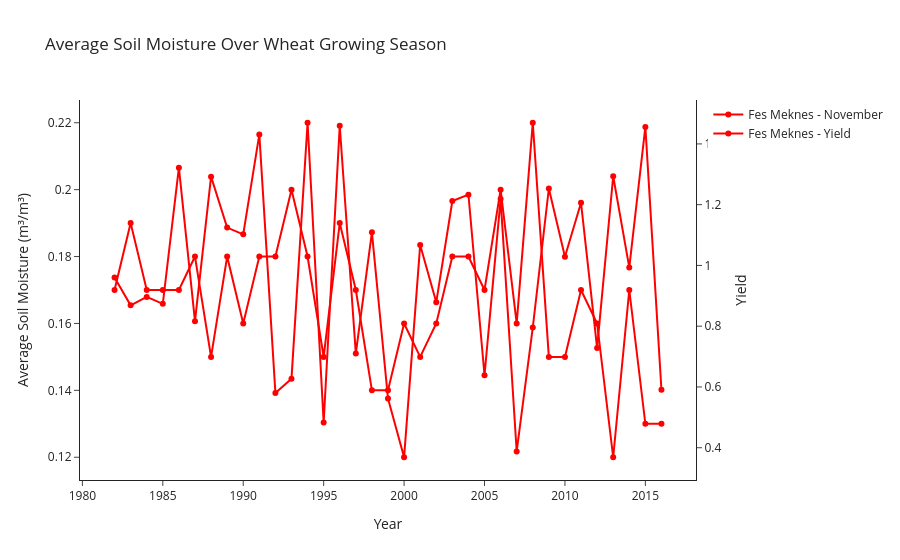

Write notebook code for a chart like this one.
### Code cell
import pandas as pd
import plotly.graph_objs as go

# List of Excel file names and corresponding regions
excel_files = [
    'SM_1979_2019/SM_Marrakech_safi_wheat_growing_1982_2016_season.xlsx',
    'SM_1979_2019/SM_Beni Mellal_Khenifra_wheat_growing_1982_2016_season.xlsx',
    'SM_1979_2019/SM_Casa_Settat_wheat_growing_1982_2016_season.xlsx', 
    'SM_1979_2019/SM_FesMeknes_wheat_growing_1982_2016_season.xlsx', 
    'SM_1979_2019/SM_Rabat_Sale_kenitra_wheat_growing_1982_2016_season.xlsx'
]

regions = ['Marrakech Safi', 'Beni Mellal Khenifra', 'Casablanca Settat', 'Fes Meknes', 'Rabat Sale Kenitra']


# Define colors for each region's line
line_colors = ['red']

# Initialize figure with simple_white layout
fig = go.Figure(layout=go.Layout(template='simple_white'))

for excel_file, region, color in zip(excel_files, regions, line_colors):
    # Read the Excel file into a DataFrame
    seasonal_avg_df = pd.read_excel(excel_file)
    
    # Add trace for November data
    fig.add_trace(go.Scatter(x=seasonal_avg_df['Year'], y=seasonal_avg_df['November'],
                             mode='lines+markers', name=f'{region} - November', line_color=color))
    
    # Add trace for Yield data on a secondary y-axis
    fig.add_trace(go.Scatter(x=seasonal_avg_df['Year'], y=seasonal_avg_df['Yield'],
                             mode='lines+markers', name=f'{region} - Yield', line_color=color,
                             yaxis='y2'))

# Customize layout
fig.update_layout(title='Average Soil Moisture Over Wheat Growing Season',
                  xaxis_title='Year',
                  yaxis_title='Average Soil Moisture (m³/m³)',
                  xaxis=dict(gridcolor='whitesmoke'), # Set x-axis grid color to whitesmoke
                  yaxis=dict(gridcolor='whitesmoke'), # Set y-axis grid color to whitesmoke
                  yaxis2=dict(title='Yield', overlaying='y', side='right')) # Secondary y-axis for Yield data

# Show the figure
fig.show()

### Figure 1 — Plotly figure (JSON) as saved in the notebook; plotly's stock layout.template omitted (floating-point values rounded to 4 significant figures)
{"data": [{"line": {"color": "red"}, "mode": "lines+markers", "name": "Fes Meknes - November", "type": "scatter", "x": [1982, 1983, 1984, 1985, 1986, 1987, 1988, 1989, 1990, 1991, 1992, 1993, 1994, 1995, 1996, 1997, 1998, 1999, 2000, 2001, 2002, 2003, 2004, 2005, 2006, 2007, 2008, 2009, 2010, 2011, 2012, 2013, 2014, 2015, 2016], "y": [0.17, 0.19, 0.17, 0.17, 0.17, 0.18, 0.15, 0.18, 0.16, 0.18, 0.18, 0.2, 0.18, 0.15, 0.19, 0.17, 0.14, 0.14, 0.16, 0.15, 0.16, 0.18, 0.18, 0.17, 0.2, 0.16, 0.22, 0.15, 0.15, 0.17, 0.16, 0.12, 0.17, 0.13, 0.13]}, {"line": {"color": "red"}, "mode": "lines+markers", "name": "Fes Meknes - Yield", "type": "scatter", "x": [1982, 1983, 1984, 1985, 1986, 1987, 1988, 1989, 1990, 1991, 1992, 1993, 1994, 1995, 1996, 1997, 1998, 1999, 2000, 2001, 2002, 2003, 2004, 2005, 2006, 2007, 2008, 2009, 2010, 2011, 2012, 2013, 2014, 2015, 2016], "y": [0.9603, 0.8686, 0.8963, 0.8737, 1.322, 0.8164, 1.292, 1.125, 1.102, 1.431, 0.5805, 0.6273, 1.47, 0.4829, 1.46, 0.7104, 1.109, 0.5618, 0.3687, 1.067, 0.8791, 1.212, 1.233, 0.6386, 1.218, 0.3876, 0.7955, 1.253, 1.029, 1.206, 0.7285, 1.294, 0.9935, 1.456, 0.591], "yaxis": "y2"}], "layout": {"title": {"text": "Average Soil Moisture Over Wheat Growing Season"}, "xaxis": {"gridcolor": "whitesmoke", "title": {"text": "Year"}}, "yaxis": {"gridcolor": "whitesmoke", "title": {"text": "Average Soil Moisture (m³/m³)"}}, "yaxis2": {"overlaying": "y", "side": "right", "title": {"text": "Yield"}}}}
